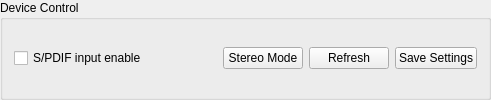
      <widget class="QGroupBox" name="groupBox7" >
       <property name="title" >
        <string>Device Control</string>
       </property>
       <layout class="QHBoxLayout" >
        <item>
         <layout class="QHBoxLayout" >
          <item>
           <widget class="QCheckBox" name="chkSpdifSwitch" >
            <property name="text" >
             <string>S/PDIF input enable</string>
            </property>
           </widget>
          </item>
          <item>
           <spacer>
            <property name="orientation" >
             <enum>Qt::Horizontal</enum>
            </property>
            <property name="sizeType" >
             <enum>QSizePolicy::Expanding</enum>
            </property>
            <property name="sizeHint" >
             <size>
              <width>70</width>
              <height>21</height>
             </size>
            </property>
           </spacer>
          </item>
          <item>
           <widget class="QPushButton" name="btnSwitchStereoMode" >
            <property name="enabled" >
             <bool>true</bool>
            </property>
            <property name="sizePolicy" >
             <sizepolicy vsizetype="Fixed" hsizetype="Minimum" >
              <horstretch>0</horstretch>
              <verstretch>0</verstretch>
             </sizepolicy>
            </property>
            <property name="toolTip" >
             <string>Save settings to device</string>
            </property>
            <property name="text" >
             <string>Stereo Mode</string>
            </property>
           </widget>
          </item>
          <item>
           <widget class="QPushButton" name="btnRefresh" >
            <property name="enabled" >
             <bool>true</bool>
            </property>
            <property name="sizePolicy" >
             <sizepolicy vsizetype="Fixed" hsizetype="Minimum" >
              <horstretch>0</horstretch>
              <verstretch>0</verstretch>
             </sizepolicy>
            </property>
            <property name="toolTip" >
             <string>Save settings to device</string>
            </property>
            <property name="text" >
             <string>Refresh</string>
            </property>
           </widget>
          </item>
          <item>
           <widget class="QPushButton" name="btnSaveSettings" >
            <property name="enabled" >
             <bool>true</bool>
            </property>
            <property name="sizePolicy" >
             <sizepolicy vsizetype="Fixed" hsizetype="Minimum" >
              <horstretch>0</horstretch>
              <verstretch>0</verstretch>
             </sizepolicy>
            </property>
            <property name="toolTip" >
             <string>Save settings to device</string>
            </property>
            <property name="text" >
             <string>Save Settings</string>
            </property>
           </widget>
          </item>
         </layout>
        </item>
       </layout>
      </widget>
